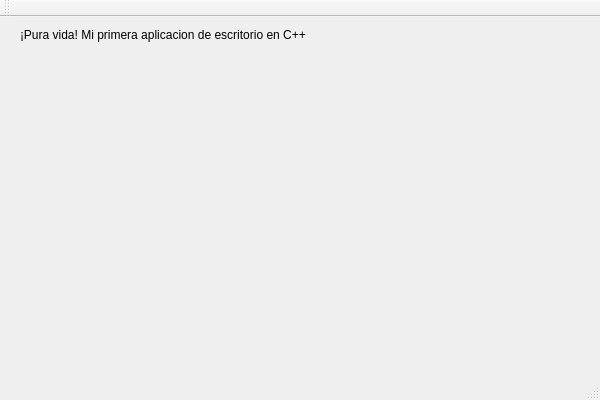
<?xml version="1.0" encoding="UTF-8"?>
<ui version="4.0">
 <class>QtWidgetsApplication1Class</class>
 <widget class="QMainWindow" name="QtWidgetsApplication1Class">
  <property name="geometry">
   <rect>
    <x>0</x>
    <y>0</y>
    <width>600</width>
    <height>400</height>
   </rect>
  </property>
  <property name="windowTitle">
   <string>QtWidgetsApplication1</string>
  </property>
  <widget class="QWidget" name="centralWidget">
   <widget class="QLabel" name="lblSaludo">
    <property name="geometry">
     <rect>
      <x>20</x>
      <y>10</y>
      <width>301</width>
      <height>16</height>
     </rect>
    </property>
    <property name="text">
     <string>¡Pura vida! Mi primera aplicacion de escritorio en C++</string>
    </property>
   </widget>
  </widget>
  <widget class="QMenuBar" name="menuBar">
   <property name="geometry">
    <rect>
     <x>0</x>
     <y>0</y>
     <width>600</width>
     <height>21</height>
    </rect>
   </property>
  </widget>
  <widget class="QToolBar" name="mainToolBar">
   <attribute name="toolBarArea">
    <enum>TopToolBarArea</enum>
   </attribute>
   <attribute name="toolBarBreak">
    <bool>false</bool>
   </attribute>
  </widget>
  <widget class="QStatusBar" name="statusBar"/>
 </widget>
 <layoutdefault spacing="6" margin="11"/>
 <resources>
  <include location="QtWidgetsApplication1.qrc"/>
 </resources>
 <connections/>
</ui>
